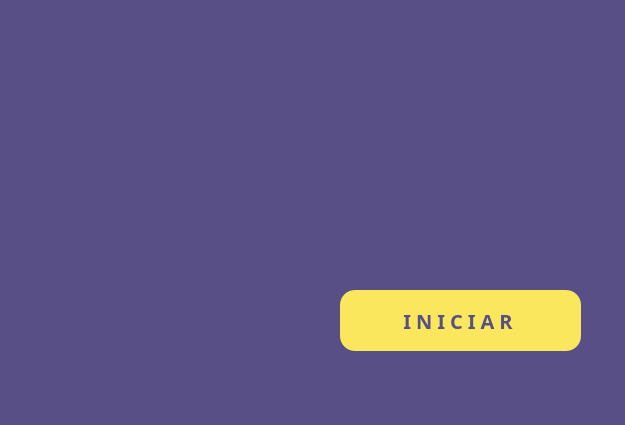
<?xml version="1.0" encoding="UTF-8"?>
<ui version="4.0">
 <class>Home</class>
 <widget class="QMainWindow" name="Home">
  <property name="geometry">
   <rect>
    <x>0</x>
    <y>0</y>
    <width>625</width>
    <height>425</height>
   </rect>
  </property>
  <property name="minimumSize">
   <size>
    <width>625</width>
    <height>425</height>
   </size>
  </property>
  <property name="maximumSize">
   <size>
    <width>625</width>
    <height>425</height>
   </size>
  </property>
  <property name="windowTitle">
   <string>Hands On Game</string>
  </property>
  <property name="styleSheet">
   <string notr="true">background-color: rgb(88, 79, 135);</string>
  </property>
  <widget class="QWidget" name="centralwidget">
   <property name="styleSheet">
    <string notr="true">color: rgb(255, 255, 255);</string>
   </property>
   <widget class="QFrame" name="frame">
    <property name="geometry">
     <rect>
      <x>30</x>
      <y>-70</y>
      <width>571</width>
      <height>241</height>
     </rect>
    </property>
    <property name="styleSheet">
     <string notr="true">background-image: url(:/title/title.png);
border: none;</string>
    </property>
    <property name="frameShape">
     <enum>QFrame::StyledPanel</enum>
    </property>
    <property name="frameShadow">
     <enum>QFrame::Raised</enum>
    </property>
    <property name="lineWidth">
     <number>0</number>
    </property>
   </widget>
   <widget class="QFrame" name="frame_2">
    <property name="geometry">
     <rect>
      <x>30</x>
      <y>180</y>
      <width>281</width>
      <height>281</height>
     </rect>
    </property>
    <property name="minimumSize">
     <size>
      <width>100</width>
      <height>100</height>
     </size>
    </property>
    <property name="styleSheet">
     <string notr="true">image: url(:/peoples/01.png);
border: none;</string>
    </property>
    <property name="frameShape">
     <enum>QFrame::StyledPanel</enum>
    </property>
    <property name="frameShadow">
     <enum>QFrame::Raised</enum>
    </property>
   </widget>
   <widget class="QPushButton" name="pushButton">
    <property name="geometry">
     <rect>
      <x>340</x>
      <y>290</y>
      <width>241</width>
      <height>61</height>
     </rect>
    </property>
    <property name="font">
     <font>
      <family>Mukti</family>
      <pointsize>15</pointsize>
      <weight>75</weight>
      <italic>false</italic>
      <bold>true</bold>
      <strikeout>false</strikeout>
     </font>
    </property>
    <property name="styleSheet">
     <string notr="true">QPushButton {
    background-color: rgb(250, 231, 93);
    border-radius: 15px;
    color: rgb(88, 79, 135);
    letter-spacing: 5px;
    font-style: extrabold;
}

QPushButton:hover {
    background-color: rgb(250, 231, 93, 0.7);
}

QPushButton:pressed {
    background-color: rgb(200, 180, 80);  
    border: 1px solid rgb(120, 100, 40);  
}
</string>
    </property>
    <property name="text">
     <string>INICIAR</string>
    </property>
   </widget>
  </widget>
 </widget>
 <resources>
  <include location="assets.qrc"/>
 </resources>
 <connections/>
</ui>
